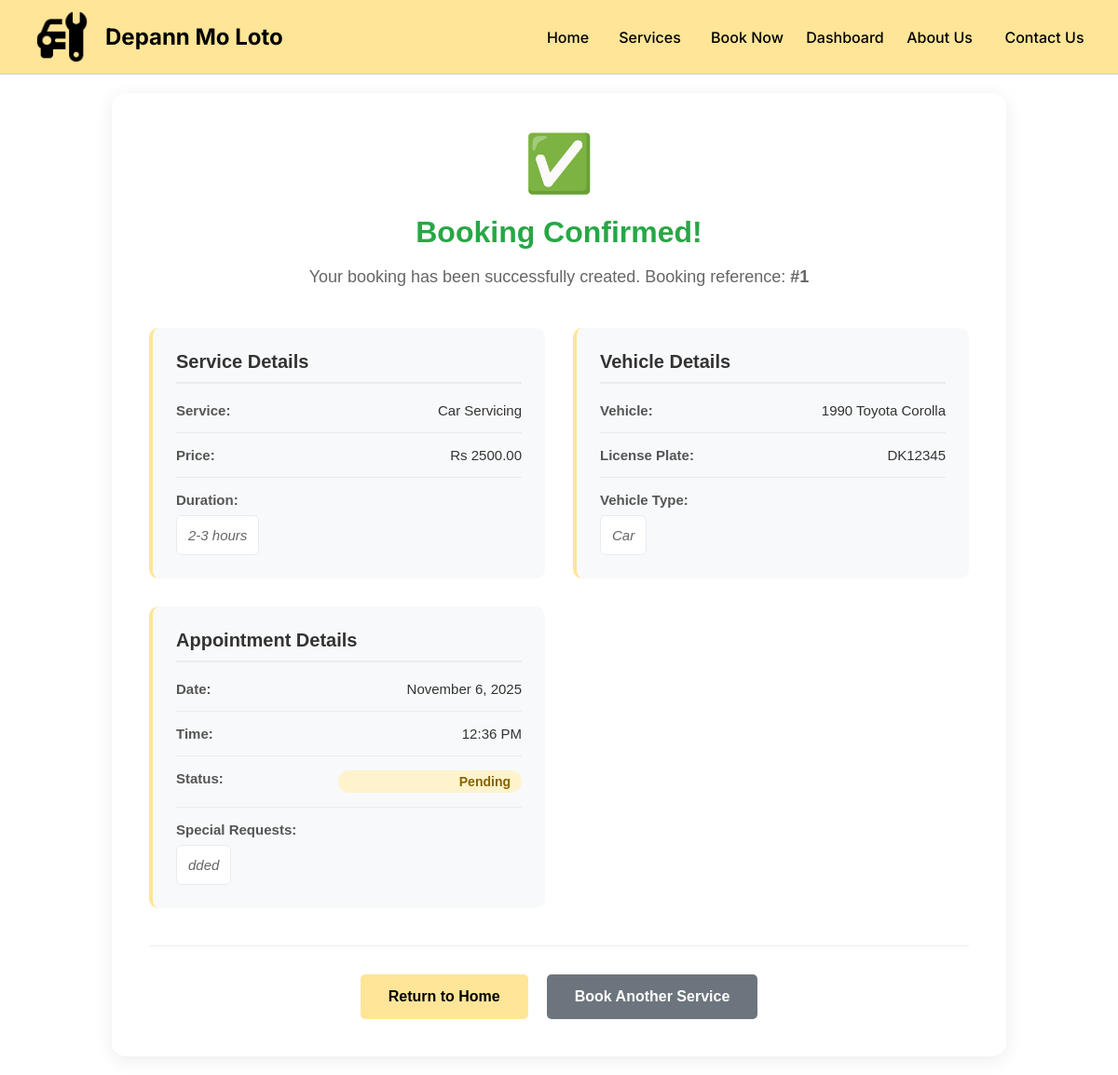
/bookings/summary/1/ (signed in), run on the app's committed database.
### bookings/models.py (models this page shows, shortened)
class Booking(models.Model):
    STATUS_CHOICES = [
        ('pending', 'Pending'),
        ('confirmed', 'Confirmed'),
        ('in_progress', 'In Progress'),
        ('completed', 'Completed'),
        ('cancelled', 'Cancelled'),
    ]
    user = models.ForeignKey(User, on_delete=models.CASCADE)
    vehicle = models.ForeignKey('Vehicle', on_delete=models.CASCADE)
    service = models.ForeignKey('services.Service', on_delete=models.CASCADE)
    booking_date = models.DateTimeField()
    preferred_time = models.TimeField()
    special_requests = models.TextField(blank=True)
    status = models.CharField(max_length=20, choices=STATUS_CHOICES, default='pending')
    created_at = models.DateTimeField(auto_now_add=True)
    updated_at = models.DateTimeField(auto_now=True)

class Vehicle(models.Model):
    VEHICLE_TYPES = [
        ('car', 'Car'),
        ('suv', 'SUV'),
        ('van', 'Van'),
        ('motorcycle', 'Motorcycle'),
    ]
    user = models.ForeignKey(User, on_delete=models.CASCADE)
    make = models.CharField(max_length=50)
    model = models.CharField(max_length=50)
    year = models.IntegerField()
    license_plate = models.CharField(max_length=20)
    vehicle_type = models.CharField(max_length=20, choices=VEHICLE_TYPES, default='car')
    vin = models.CharField(max_length=17, blank=True)

### services/models.py (models this page shows, shortened)
class Service(models.Model):
    SERVICE_TYPES = [
        ('car_servicing', 'Car Servicing'),
        ('battery_check', 'Battery Check'),
        ('mechanical_repair', 'Mechanical Repair'),
        ('tyre_replacement', 'Tyre Replacement'),
        ('ac_service', 'AC Service'),
        ('preventive_maintenance', 'Preventive Maintenance'),
    ]
    service_type = models.CharField(max_length=50, choices=SERVICE_TYPES, unique=True)
    name = models.CharField(max_length=100)
    description = models.TextField()
    price = models.DecimalField(max_digits=8, decimal_places=2)
    duration = models.CharField(max_length=50)
    is_popular = models.BooleanField(default=False)

### bookings/views.py (the view)
# urls.py: path('summary/<int:booking_id>/', views.booking_summary, name='booking_summary'),
@login_required
def booking_summary(request, booking_id):
    try:
        booking = Booking.objects.get(id=booking_id, user=request.user)
    except Booking.DoesNotExist:
        return redirect('pages:home')
    return render(request, 'bookings/booking_summary.html', {'booking': booking})

### templates/bookings/booking_summary.html (shortened to what this page needs)
{% extends 'base.html' %}
{% load static %}
{% block content %}
<div class="booking-container">
    <div class="booking-success">
        <div class="success-icon">✅</div>
        <h2>Booking Confirmed!</h2>
        <p>Your booking has been successfully created. Booking reference: <strong>#{{ booking.id }}</strong></p>
        <div class="booking-summary">
            <div class="summary-section">
                <h3>Service Details</h3>
                <div class="summary-item">
                    <span class="summary-label">Service:</span>
                    <span class="summary-value">{{ booking.service.name }}</span>
                </div>
                <div class="summary-item">
                    <span class="summary-label">Price:</span>
                    <span class="summary-value">Rs {{ booking.service.price }}</span>
                </div>
                {% if booking.service.duration %}
                <div class="summary-item">
                    <span class="summary-label">Duration:</span>
                    <span class="summary-value">{{ booking.service.duration }}</span>
                </div>
                {% endif %}
            </div>
            <div class="summary-section">
                <h3>Vehicle Details</h3>
                <div class="summary-item">
                    <span class="summary-label">Vehicle:</span>
                    <span class="summary-value">{{ booking.vehicle.year }} {{ booking.vehicle.make }} {{ booking.vehicle.model }}</span>
                </div>
                <div class="summary-item">
                    <span class="summary-label">License Plate:</span>
                    <span class="summary-value">{{ booking.vehicle.license_plate }}</span>
                </div>
                <div class="summary-item">
                    <span class="summary-label">Vehicle Type:</span>
                    <span class="summary-value">{{ booking.vehicle.get_vehicle_type_display }}</span>
                </div>
            </div>
            <div class="summary-section">
                <h3>Appointment Details</h3>
                <div class="summary-item">
                    <span class="summary-label">Date:</span>
                    <span class="summary-value">{{ booking.booking_date|date:"F j, Y" }}</span>
                </div>
                <div class="summary-item">
                    <span class="summary-label">Time:</span>
                    <span class="summary-value">{{ booking.preferred_time|time:"g:i A" }}</span>
                </div>
                <div class="summary-item">
                    <span class="summary-label">Status:</span>
                    <span class="summary-value status-badge">{{ booking.get_status_display }}</span>
                </div>
                {% if booking.special_requests %}
                <div class="summary-item">
                    <span class="summary-label">Special Requests:</span>
                    <span class="summary-value">{{ booking.special_requests }}</span>
                </div>
                {% endif %}
            </div>
        </div>
        <div class="success-actions">
            <a href="{% url 'pages:home' %}" class="btn-primary">Return to Home</a>
            <a href="{% url 'bookings:booking_start' %}" class="btn-secondary">Book Another Service</a>
        </div>
    </div>
</div>
{% endblock %}

### static/css/style.css (style rules this page uses)
* { margin: 0; padding: 0; box-sizing: border-box; }
body { font-family: 'Inter', sans-serif; background-color: #ffffff; }

### templates/bookings/booking_summary.html (style rules this page uses)
.booking-container { max-width: 1000px; margin: 0 auto; padding: 20px; font-family: Arial, sans-serif; }
.booking-success { background: white; padding: 40px; border-radius: 15px; box-shadow: 0 4px 20px rgba(0,0,0,0.08); text-align: center; }
.success-icon { font-size: 60px; margin-bottom: 20px; }
.booking-success h2 { color: #28a745; margin-bottom: 15px; font-size: 32px; font-weight: bold; }
.booking-success > p { color: #666; font-size: 18px; margin-bottom: 40px; line-height: 1.6; }
.booking-summary { display: grid; grid-template-columns: repeat(auto-fit, minmax(300px, 1fr)); gap: 30px; margin-bottom: 40px; text-align: left; }
.summary-section { background: #f8f9fa; padding: 25px; border-radius: 10px; border-left: 4px solid #FFE597; }
.summary-section h3 { color: #333; margin-bottom: 20px; font-size: 20px; font-weight: bold; border-bottom: 2px solid #e9ecef; padding-bottom: 10px; }
.summary-item { display: flex; justify-content: space-between; align-items: flex-start; margin-bottom: 15px; padding-bottom: 15px; border-bottom: 1px solid #e9ecef; }
.summary-item:last-child { margin-bottom: 0; padding-bottom: 0; border-bottom: none; }
.summary-label { font-weight: 600; color: #555; font-size: 15px; flex: 1; }
.summary-value { font-weight: 500; color: #333; font-size: 15px; flex: 1; text-align: right; }
.summary-section .summary-item:last-child { flex-direction: column; align-items: flex-start; }
.summary-section .summary-item:last-child .summary-value { text-align: left; margin-top: 8px; background: white; padding: 12px; border-radius: 6px; border: 1px solid #e9ecef; font-style: italic; color: #666; }
.success-actions { display: flex; justify-content: center; gap: 20px; margin-top: 40px; padding-top: 30px; border-top: 1px solid #e9ecef; }
.btn-primary { padding: 15px 30px; background: #FFE597; color: rgb(0, 0, 0); text-decoration: none; border-radius: 5px; font-size: 16px; font-weight: bold; transition: all 0.3s ease; border: none; cursor: pointer; display: inline-block; }
.btn-secondary { padding: 15px 30px; background: #6c757d; color: white; text-decoration: none; border-radius: 5px; font-size: 16px; font-weight: 600; transition: all 0.3s ease; border: none; cursor: pointer; display: inline-block; }
.booking-success { animation: fadeInUp 0.6s ease-out; }
.summary-section { animation: fadeInUp 0.6s ease-out 0.2s both; }
.success-actions { animation: fadeInUp 0.6s ease-out 0.4s both; }

### data on the page
Booking: id "1", service.name "Car Servicing", service.price "2500.00", service.duration "2-3 hours", vehicle.year "1990", vehicle.make "Toyota", vehicle.model "Corolla", vehicle.license_plate "DK12345", vehicle.vehicle_type "Car", booking_date "November 6, 2025", preferred_time "12:36 PM", status "Pending", special_requests "dded"
